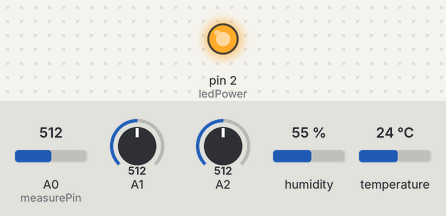
Recording of a sketch running on a simulated Arduino Uno, built with avr-gcc and run on an emulated ATmega328P. On the bench: output pins drawn as LEDs (lit = HIGH). The inputs (shaded band) are chosen by the test bench; at power-on: A0 (measurePin) = 512, A1 = 512, A2 = 512, humidity 55 %, temperature 24 °C. What the sketch prints to the serial monitor is not drawn.

Above: at 0.1 s.
Timing chart, 0 to 1.6 s (numbered marks = the images above):
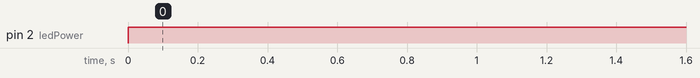

The sketch:

UAS_IoT.ino
```cpp
#include <DHT.h>
#include <DHT_U.h>


#define DHT11_PIN 3
#define DHTTYPE DHT11   // DHT 11
DHT dht(DHT11_PIN, DHTTYPE);
int ledPower = 2;
int measurePin = A0;
int samplingTime = 176;
int sleepTime = 9680;

float voMeasured = 0;
float calcVoltage = 0;
float dustDensity = 0;
float voltDensity = 0;

int data_co2;
int data_so2;
int data_suhu;


void setup() {
  Serial.begin(115200);
  pinMode(ledPower, OUTPUT);
  dht.begin();
}

void loop() {
  debu();
  co2();
  so2();
  suhu();

  kirim();
  delay(5000);
}


int kirim() {
  Serial.print("*");
  Serial.print(dustDensity);
  Serial.print(",");
  Serial.print(data_co2);
  Serial.print(",");
  Serial.print(data_so2);
  Serial.print(",");
  Serial.print(data_suhu);
  Serial.println("#");


}


int debu() {
  digitalWrite(ledPower, LOW); // power on the LED
  delayMicroseconds(samplingTime);

  voMeasured = analogRead(measurePin); // read the dust value
  delayMicroseconds(40);
  digitalWrite(ledPower, HIGH); // turn the LED off
  delayMicroseconds(sleepTime);

  calcVoltage = ( ( voMeasured * 5 ) / 1024);
  //voltDensity = calcVoltage - 0.6;
  voltDensity = calcVoltage * 0.166;
  //dustDensity = voltDensity * 0.17;
  dustDensity = voltDensity + 2.129;

  //Serial.print(" - Dust Density: ");
  //Serial.print(dustDensity);
  //Serial.println(" Kg/m3");
}

int so2() {
  data_so2 = analogRead(A1);
}

int co2() {
  data_co2 = analogRead(A2);
}

int suhu() {
  //data_suhu = analogRead(A3);
  //int chk = DHT.read11(DHT11_PIN);
  float t = dht.readTemperature();
  float humidity_1 = dht.readHumidity();
  float fahrenheit_1 = dht.readTemperature(true);

  //mengecek pembacaan apakah terjadi kegagalan atau tidak
  if (isnan(humidity_1) || isnan(t) || isnan(fahrenheit_1)) {
    Serial.println("Pembacaan data dari module sensor gagal!");
    return;
  }
  float htoc = dht.computeHeatIndex(t, humidity_1, false);
  data_suhu = t;
}
```

Measured:
- by itself, pin 2 (ledPower): LOW → HIGH at 0.00 s
